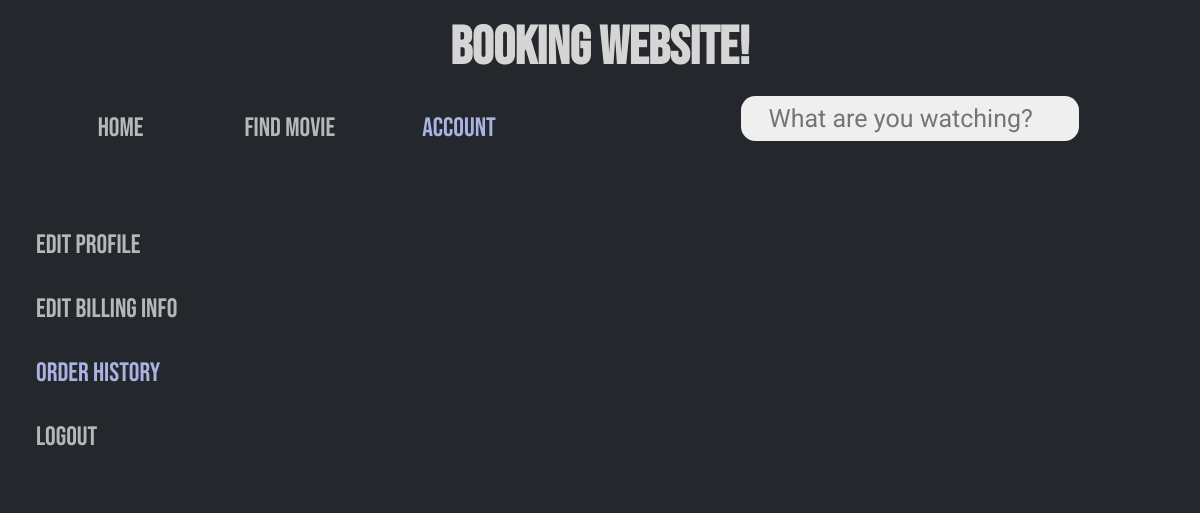
The app's page /HTML/order-history.php, older data.
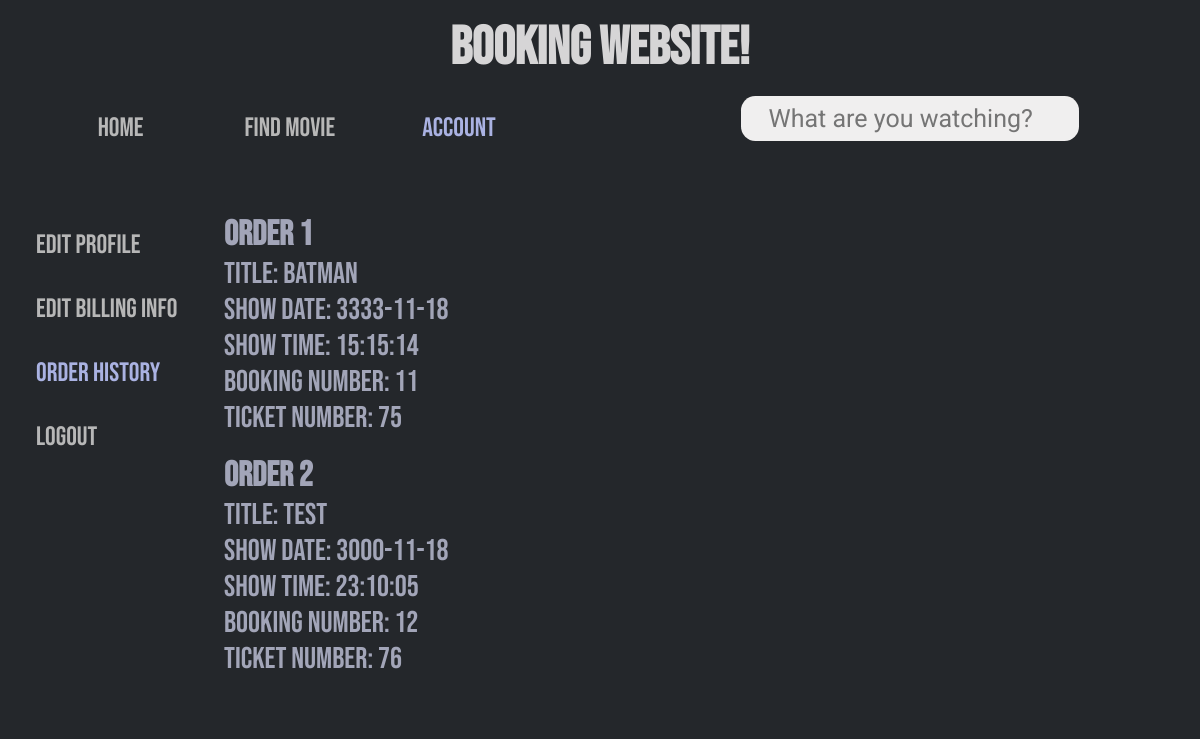
The same page, newer data.
### tables this page shows
CREATE TABLE `user` (
  `userId` varchar(255) NOT NULL,
  `pass` varbinary(255) DEFAULT NULL,
  `firstName` varchar(255) DEFAULT NULL,
  `lastName` varchar(255) DEFAULT NULL,
  `email` varchar(255) NOT NULL,
  `active` tinyint(1) NOT NULL,
  `receiveProm` tinyint(1) NOT NULL,
  `isAdmin` tinyint(1) NOT NULL,
  `isBlocked` tinyint(1) NOT NULL DEFAULT 0
);

CREATE TABLE `booking` (
  `bookingNumber` int(11) NOT NULL,
  `ticketNumber` int(11) NOT NULL,
  `promotionId` int(11) DEFAULT NULL,
  `cardId` int(11) DEFAULT NULL,
  `userId` varchar(255) NOT NULL,
  `movieId` int(11) NOT NULL,
  `showinfoId` int(11) NOT NULL
);

CREATE TABLE `movie` (
  `title` varchar(255) NOT NULL,
  `category` varchar(255) NOT NULL,
  `movieCast` varchar(255) NOT NULL,
  `director` varchar(255) NOT NULL,
  `producer` varchar(255) NOT NULL,
  `synopsis` varchar(255) NOT NULL,
  `reviews` varchar(255) NOT NULL,
  `trailer` varchar(255) NOT NULL,
  `picture` varchar(255) NOT NULL,
  `ratingCode` enum('G','PG','PG-13','R','NC-17') DEFAULT NULL,
  `comingSoon` tinyint(1) NOT NULL,
  `id` int(11) NOT NULL,
  `duration` int(3) NOT NULL
);

CREATE TABLE `showinfo` (
  `movieId` int(11) NOT NULL,
  `showRoomId` int(11) DEFAULT NULL,
  `showId` int(11) NOT NULL,
  `date` date NOT NULL,
  `time` time NOT NULL
);

### PHP/getUserInfo.php (called while the page is built, shortened)
<?php
    require("../Modal/database.php");
    $queryacct = "SELECT * FROM user WHERE userId = (SELECT userId FROM user WHERE active=1)";
    $pstates = $db->prepare($queryacct);
    $pstates->execute();
    $userInfs = $pstates->fetchAll();
?>

### PHP/getOrderHistory.php (called while the page is built, shortened)
<?php
    require("../Modal/database.php");
    $queryhistory = "SELECT *
                    FROM ((booking
                    INNER JOIN movie ON booking.movieId = movie.id)
                    INNER JOIN showinfo ON (booking.movieId = showinfo.movieId AND booking.showinfoId = showinfo.showId))
                    WHERE userId = (SELECT userId FROM user WHERE active=1)";
    $bstates = $db->prepare($queryhistory);
    $bstates->execute();
    $bookingInfs = $bstates->fetchAll();
?>

### HTML/order-history.php (the view, shortened to what this page needs)
<?php
    require("../PHP/getUserInfo.php");
    require("../PHP/getOrderHistory.php");
?>
<!DOCTYPE html>
<html lang="en">
<head>
    <link rel="stylesheet" href="../CSS/edit-profile.css">
    <link rel="stylesheet" href="../CSS/nav-bar.css">
</head>
<body>
    <header>
        <h1 class = "title">Booking Website!</h1>
    </header>
    <main>
        <?php foreach ($userInfs as $userInf) : ?>
        <div id="nav-menu">
            <ul class="one">
                <?php
                    if ($userInf['isAdmin'] == 1) {
                        echo "<li><a href='../HTML/home.php'> Home </a></li>";
                    } else {
                        echo "<li><a href='../HTML/home.php'> Home </a></li>";
                    }
                ?>
                <li><a href="../HTML/select-movie.php"> Find Movie </a></li>
                <li class="active"><a href="../HTML/account.php"> Account </a></li>
            </ul>
            <form id="search-form" action="search.php" method="GET">
                <input type="search" id="search-bar" name="searchTerm" placeholder="What are you watching?">
            </form>
        </div>
        <?php endforeach; ?>
        <div id="edit">
            <div id="edit-nav">
                <ul class="one">
                    <li><a href="../HTML/edit-profile.php"> Edit Profile </a></li>
                    <li><a href="../HTML/edit-card.php"> Edit Billing Info </a></li>
                    <li class="active"><a href="../HTML/order-history.php">Order History</a></li>
                    <li><a href="../PHP/logoutUser.php"> Logout </a></li>
                </ul>
            </div>
            <div id="formDiv">
                <?php
                    $counter = 1;
                    foreach ($bookingInfs as $bookingInf) : ?>
                        <h4>Order <?php echo $counter;?></h4>
                        <p>Title: <?php echo $bookingInf['title'];?></p>
                         <p>Show Date: <?php echo $bookingInf['date'];?></p>
                         <p>Show Time: <?php echo $bookingInf['time'];?></p>
                        <p>Booking Number: <?php echo $bookingInf['bookingNumber'];?></p>
                        <p>Ticket Number: <?php echo $bookingInf['ticketNumber'];?></p>
                        <br>
                        <?php $counter++; ?>
                <?php endforeach; ?>
            </div>
        </div>
    </main>
</body>
</html>

### CSS/edit-profile.css (style rules this page uses)
* { margin: 0; padding: 0; background-color: #24272B; }
main { padding: 1rem 3%; }
#edit-nav { width: 20%; }
#edit-nav ul { list-style-type: none; }
#edit-nav li { background-color: #d6d5d6; }
#edit-nav ul.one { position: relative; border: none; }
#edit-nav a { text-decoration: none; font-family: 'Bebas Neue', cursive; font-size: 20pt; color: #B7B7B7; text-align: left; display: block; padding: 1rem 0; }
#edit-nav ul li.active a { color: #aab2e2; }
form { text-align: center; }
input { margin-bottom: .5rem; font-family: 'Roboto', sans-serif; font-size: 20px; background-color: #d6d5d6; color: #24272B; }
#edit { display: flex; }
#formDiv { width: 100%; }
p { color: #a2a5b8; font-size: 30px; font-family: 'Bebas Neue', cursive; }
h4 { color: #a2a5b8; font-size: 35px; font-family: 'Bebas Neue', cursive; }

### CSS/nav-bar.css (style rules this page uses)
header { width: 100%; margin-top: 1rem; font-family: 'Bebas Neue', cursive; font-size: 20pt; }
.title { color: #d6d5d6; text-align: center; }
#nav-menu { margin-bottom: 4rem; }
#nav-menu ul { list-style-type: none; }
#nav-menu li { width: 15%; background-color: white; }
#nav-menu a { text-decoration: none; font-family: 'Bebas Neue', cursive; font-size: 20pt; color: #B7B7B7; text-align: center; display: block; padding: 1rem; }
#nav-menu ul li.active a { color: #aab2e2; }
#nav-menu ul.one { position: relative; border: none; }
#nav-menu ul.one li { float: left; }
#search-bar { font-family: 'Roboto', sans-serif; font-size: 25px; width: 30%; margin-left: 10%; padding: .5rem; background-repeat: no-repeat; background-position: left; background-size: 45px 25px; background-color: rgb(240, 239, 239); padding-left: 10px; text-align: center; border: none; border-radius: .9rem; }

Row changes from the older to the newer data that the page shows:
added booking: movieId.title "Batman", showinfoId.date "3333-11-18", showinfoId.time "15:15:14", bookingNumber "11", ticketNumber "75"
added booking: movieId.title "Test", showinfoId.date "3000-11-18", showinfoId.time "23:10:05", bookingNumber "12", ticketNumber "76"
